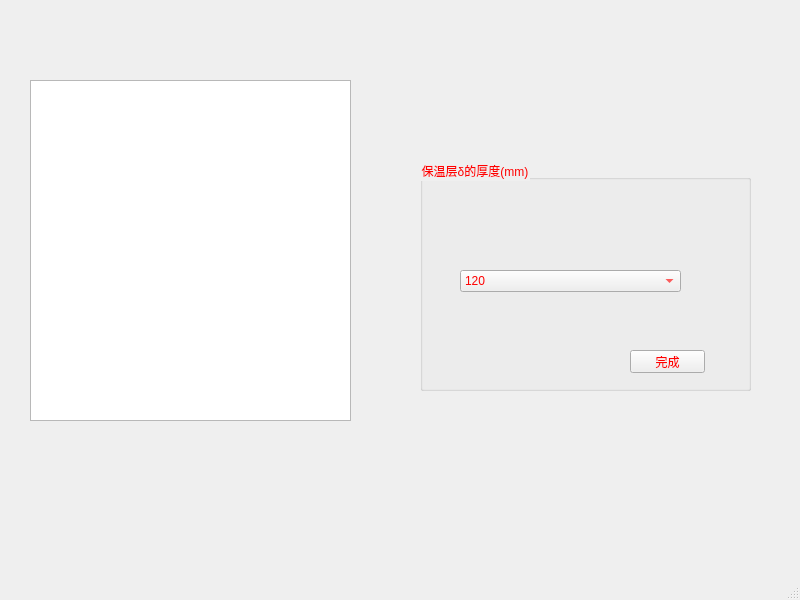
<?xml version="1.0" encoding="UTF-8"?>
<ui version="4.0">
 <class>MainWindow</class>
 <widget class="QMainWindow" name="MainWindow">
  <property name="geometry">
   <rect>
    <x>0</x>
    <y>0</y>
    <width>800</width>
    <height>600</height>
   </rect>
  </property>
  <property name="windowTitle">
   <string>MainWindow</string>
  </property>
  <widget class="QWidget" name="centralwidget">
   <widget class="QGraphicsView" name="graphicsView">
    <property name="geometry">
     <rect>
      <x>30</x>
      <y>80</y>
      <width>321</width>
      <height>341</height>
     </rect>
    </property>
    <property name="styleSheet">
     <string notr="true">border-image: url(:/wuding1/4.png);</string>
    </property>
   </widget>
   <widget class="QGroupBox" name="groupBox">
    <property name="geometry">
     <rect>
      <x>420</x>
      <y>160</y>
      <width>331</width>
      <height>231</height>
     </rect>
    </property>
    <property name="styleSheet">
     <string notr="true">color: rgb(255, 0, 0);
font: 8pt &quot;楷体&quot;;</string>
    </property>
    <property name="title">
     <string>保温层δ的厚度(mm)</string>
    </property>
    <widget class="QComboBox" name="comboBox">
     <property name="geometry">
      <rect>
       <x>40</x>
       <y>110</y>
       <width>221</width>
       <height>22</height>
      </rect>
     </property>
     <item>
      <property name="text">
       <string>120</string>
      </property>
     </item>
     <item>
      <property name="text">
       <string>90</string>
      </property>
     </item>
     <item>
      <property name="text">
       <string>70</string>
      </property>
     </item>
     <item>
      <property name="text">
       <string>60</string>
      </property>
     </item>
     <item>
      <property name="text">
       <string>50</string>
      </property>
     </item>
     <item>
      <property name="text">
       <string>40</string>
      </property>
     </item>
     <item>
      <property name="text">
       <string>30</string>
      </property>
     </item>
    </widget>
    <widget class="QPushButton" name="fff">
     <property name="geometry">
      <rect>
       <x>210</x>
       <y>190</y>
       <width>75</width>
       <height>23</height>
      </rect>
     </property>
     <property name="text">
      <string>完成</string>
     </property>
    </widget>
   </widget>
  </widget>
  <widget class="QMenuBar" name="menubar">
   <property name="geometry">
    <rect>
     <x>0</x>
     <y>0</y>
     <width>800</width>
     <height>22</height>
    </rect>
   </property>
  </widget>
  <widget class="QStatusBar" name="statusbar"/>
 </widget>
 <resources>
  <include location="../pic/wuding.qrc"/>
 </resources>
 <connections/>
</ui>
